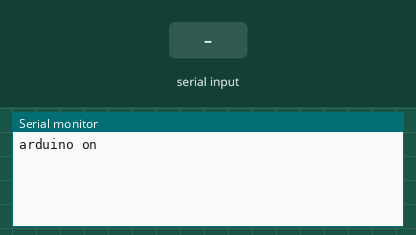
This program was run on a simulated Arduino Mega 2560, built with avr-gcc and run on an emulated ATmega2560. Parts: the last lines printed to the serial monitor. The inputs (shaded band) are chosen by the test bench.

Above: at 1.2 s.
1.3 s: "1\n" received over the second serial link
At 2.0 s:
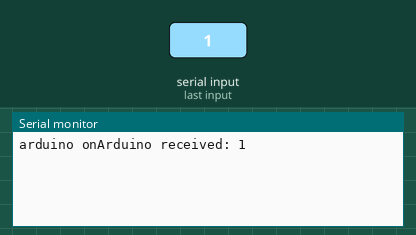
2.8 s: "0\n" received over the second serial link
At 3.1 s:
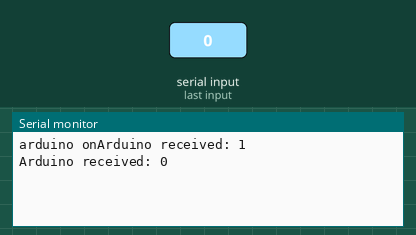

Measured:
- after the input at 1.3 s, the serial monitor: prints a new line at once (image 1)
- after the input at 2.8 s, the serial monitor: prints a new line at once (image 2)

The program:

main.cpp
```cpp
#include <Arduino.h>
#include <SoftwareSerial.h>

// Define the RX and TX pins for communication with the ESP32
SoftwareSerial espSerial(6, 7);  // RX=6, TX=7

void setup() {
  // Start Serial for communication with ESP32
  espSerial.begin(9600);
  Serial.begin(9600);
  Serial.print("arduino on");
}

void loop() {
  // Check if data is available from the ESP32 (via SoftwareSerial)
  if (espSerial.available()) {
    String message = espSerial.readStringUntil('\n');
    Serial.print("Arduino received: ");
    Serial.println(message);
  }

  // Optionally, you can send data back to the ESP32 from the Arduino
  if (Serial.available()) {
    String message = Serial.readStringUntil('\n');
    espSerial.print(message + "received at arduino");
  }
}
```
